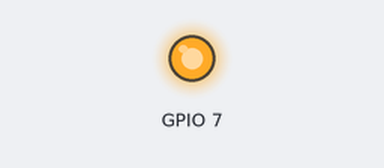
This program was run on a simulated Raspberry Pi (BCM pin numbers). Parts: output pins drawn as LEDs (lit = HIGH). At 0.0 s the program stops and its outputs stay as they are.

Above: at 0.1 s.
Timing chart, 0 to 1.5 s (numbered marks = the images above):
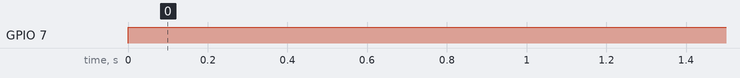

The program:

led_demo.py
```python
# This program will Light the LED connected to GPIO 7.
# Note: This will make the LED to keep on lighting. Make sure to clenup after the execution.
import RPi.GPIO as GPIO      # Import RPi.GPIO module
GPIO.setmode(GPIO.BCM)       # Choose BCM or BOARD
GPIO.setup(7, GPIO.OUT)      # Set GPIO7 as an output
GPIO.output(7, 1)            # Set GPIO7 to 1/GPIO.HIGH/True

#GPIO.output(7, 0)           # Uncomment to switch off the LED
#GPIO.cleanup()              # Uncomment to clean up GPIO
```

Measured:
- by itself, GPIO 7: LOW → HIGH at 0.00 s
